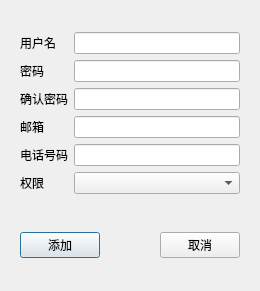
<?xml version="1.0" encoding="UTF-8"?>
<ui version="4.0">
 <class>UserAdd</class>
 <widget class="QDialog" name="UserAdd">
  <property name="geometry">
   <rect>
    <x>0</x>
    <y>0</y>
    <width>260</width>
    <height>291</height>
   </rect>
  </property>
  <property name="windowTitle">
   <string>添加用户</string>
  </property>
  <layout class="QHBoxLayout" name="horizontalLayout_2">
   <item>
    <widget class="QWidget" name="widget" native="true">
     <layout class="QVBoxLayout" name="verticalLayout">
      <item>
       <layout class="QGridLayout" name="gridLayout">
        <item row="0" column="0">
         <widget class="QLabel" name="label">
          <property name="text">
           <string>用户名</string>
          </property>
         </widget>
        </item>
        <item row="0" column="1">
         <widget class="QLineEdit" name="_editUsername"/>
        </item>
        <item row="1" column="0">
         <widget class="QLabel" name="label_2">
          <property name="text">
           <string>密码</string>
          </property>
         </widget>
        </item>
        <item row="1" column="1">
         <widget class="QLineEdit" name="_editPasswd">
          <property name="autoFillBackground">
           <bool>false</bool>
          </property>
          <property name="text">
           <string/>
          </property>
          <property name="echoMode">
           <enum>QLineEdit::Password</enum>
          </property>
         </widget>
        </item>
        <item row="2" column="0">
         <widget class="QLabel" name="label_3">
          <property name="text">
           <string>确认密码</string>
          </property>
         </widget>
        </item>
        <item row="2" column="1">
         <widget class="QLineEdit" name="_editConfirmPasswd">
          <property name="text">
           <string/>
          </property>
          <property name="echoMode">
           <enum>QLineEdit::Password</enum>
          </property>
         </widget>
        </item>
        <item row="3" column="0">
         <widget class="QLabel" name="label_4">
          <property name="text">
           <string>邮箱</string>
          </property>
         </widget>
        </item>
        <item row="3" column="1">
         <widget class="QLineEdit" name="_editEmail"/>
        </item>
        <item row="4" column="0">
         <widget class="QLabel" name="label_5">
          <property name="text">
           <string>电话号码</string>
          </property>
         </widget>
        </item>
        <item row="4" column="1">
         <widget class="QLineEdit" name="_editPhone">
          <property name="text">
           <string/>
          </property>
         </widget>
        </item>
        <item row="5" column="0">
         <widget class="QLabel" name="label_6">
          <property name="text">
           <string>权限</string>
          </property>
         </widget>
        </item>
        <item row="5" column="1">
         <widget class="QComboBox" name="_authorityCombo">
          <property name="editable">
           <bool>false</bool>
          </property>
          <property name="currentIndex">
           <number>-1</number>
          </property>
          <property name="insertPolicy">
           <enum>QComboBox::InsertAtBottom</enum>
          </property>
         </widget>
        </item>
       </layout>
      </item>
      <item>
       <spacer name="horizontalSpacer_2">
        <property name="orientation">
         <enum>Qt::Horizontal</enum>
        </property>
        <property name="sizeHint" stdset="0">
         <size>
          <width>40</width>
          <height>20</height>
         </size>
        </property>
       </spacer>
      </item>
      <item>
       <layout class="QHBoxLayout" name="horizontalLayout">
        <item>
         <widget class="QPushButton" name="_add">
          <property name="text">
           <string>添加</string>
          </property>
         </widget>
        </item>
        <item>
         <spacer name="horizontalSpacer">
          <property name="orientation">
           <enum>Qt::Horizontal</enum>
          </property>
          <property name="sizeHint" stdset="0">
           <size>
            <width>40</width>
            <height>20</height>
           </size>
          </property>
         </spacer>
        </item>
        <item>
         <widget class="QPushButton" name="_cancel">
          <property name="text">
           <string>取消</string>
          </property>
         </widget>
        </item>
       </layout>
      </item>
     </layout>
    </widget>
   </item>
  </layout>
 </widget>
 <resources/>
 <connections/>
</ui>
